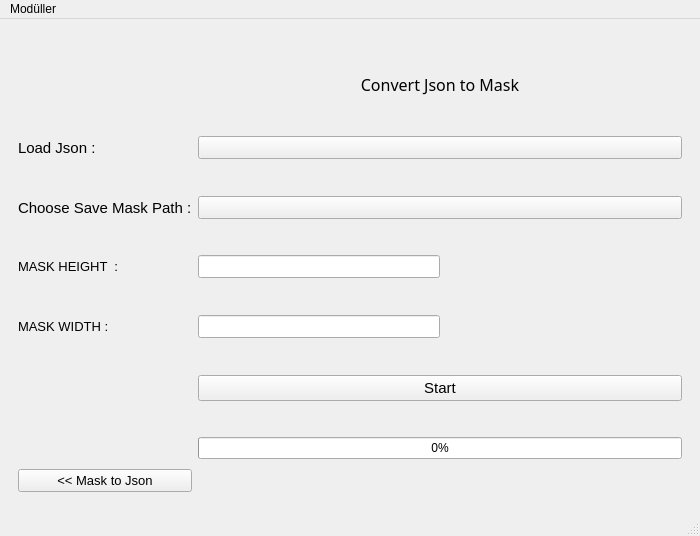
<?xml version="1.0" encoding="UTF-8"?>
<ui version="4.0">
 <class>converter</class>
 <widget class="QMainWindow" name="converter">
  <property name="geometry">
   <rect>
    <x>0</x>
    <y>0</y>
    <width>700</width>
    <height>536</height>
   </rect>
  </property>
  <property name="minimumSize">
   <size>
    <width>700</width>
    <height>500</height>
   </size>
  </property>
  <property name="maximumSize">
   <size>
    <width>700</width>
    <height>536</height>
   </size>
  </property>
  <property name="windowTitle">
   <string>Converter</string>
  </property>
  <widget class="QWidget" name="centralwidget">
   <property name="styleSheet">
    <string notr="true">background-image: url(:/icons/images/background.jpg);</string>
   </property>
   <layout class="QGridLayout" name="gridLayout">
    <item row="0" column="0">
     <widget class="QStackedWidget" name="stackedWidget">
      <property name="currentIndex">
       <number>1</number>
      </property>
      <widget class="QWidget" name="page_3">
       <layout class="QGridLayout" name="gridLayout_3">
        <item row="1" column="0">
         <layout class="QGridLayout" name="gridLayout_2">
          <property name="verticalSpacing">
           <number>0</number>
          </property>
          <item row="0" column="0">
           <spacer name="verticalSpacer_16">
            <property name="orientation">
             <enum>Qt::Vertical</enum>
            </property>
            <property name="sizeHint" stdset="0">
             <size>
              <width>20</width>
              <height>40</height>
             </size>
            </property>
           </spacer>
          </item>
          <item row="8" column="0">
           <spacer name="verticalSpacer_9">
            <property name="orientation">
             <enum>Qt::Vertical</enum>
            </property>
            <property name="sizeHint" stdset="0">
             <size>
              <width>20</width>
              <height>40</height>
             </size>
            </property>
           </spacer>
          </item>
          <item row="10" column="1">
           <layout class="QHBoxLayout" name="horizontalLayout_9"/>
          </item>
          <item row="7" column="0">
           <widget class="QLabel" name="label_2">
            <property name="minimumSize">
             <size>
              <width>200</width>
              <height>0</height>
             </size>
            </property>
            <property name="font">
             <font>
              <pointsize>11</pointsize>
             </font>
            </property>
            <property name="text">
             <string>JSON Path</string>
            </property>
           </widget>
          </item>
          <item row="14" column="1">
           <layout class="QHBoxLayout" name="horizontalLayout_10">
            <property name="topMargin">
             <number>0</number>
            </property>
            <item>
             <widget class="QProgressBar" name="progressBar_2">
              <property name="value">
               <number>0</number>
              </property>
             </widget>
            </item>
           </layout>
          </item>
          <item row="2" column="0">
           <spacer name="verticalSpacer_15">
            <property name="orientation">
             <enum>Qt::Vertical</enum>
            </property>
            <property name="sizeHint" stdset="0">
             <size>
              <width>20</width>
              <height>40</height>
             </size>
            </property>
           </spacer>
          </item>
          <item row="13" column="0">
           <spacer name="verticalSpacer_11">
            <property name="orientation">
             <enum>Qt::Vertical</enum>
            </property>
            <property name="sizeHint" stdset="0">
             <size>
              <width>20</width>
              <height>40</height>
             </size>
            </property>
           </spacer>
          </item>
          <item row="16" column="1">
           <layout class="QHBoxLayout" name="horizontalLayout_6">
            <property name="topMargin">
             <number>0</number>
            </property>
            <property name="rightMargin">
             <number>0</number>
            </property>
            <item>
             <spacer name="horizontalSpacer_3">
              <property name="orientation">
               <enum>Qt::Horizontal</enum>
              </property>
              <property name="sizeType">
               <enum>QSizePolicy::Fixed</enum>
              </property>
              <property name="sizeHint" stdset="0">
               <size>
                <width>250</width>
                <height>20</height>
               </size>
              </property>
             </spacer>
            </item>
            <item>
             <widget class="QPushButton" name="pushButton">
              <property name="font">
               <font>
                <pointsize>10</pointsize>
               </font>
              </property>
              <property name="cursor">
               <cursorShape>PointingHandCursor</cursorShape>
              </property>
              <property name="text">
               <string>JSON to Mask &gt;&gt;</string>
              </property>
             </widget>
            </item>
           </layout>
          </item>
          <item row="5" column="1">
           <layout class="QHBoxLayout" name="horizontalLayout">
            <item>
             <spacer name="horizontalSpacer">
              <property name="orientation">
               <enum>Qt::Horizontal</enum>
              </property>
              <property name="sizeHint" stdset="0">
               <size>
                <width>40</width>
                <height>20</height>
               </size>
              </property>
             </spacer>
            </item>
            <item>
             <widget class="QPushButton" name="Buton_mask">
              <property name="font">
               <font>
                <pointsize>11</pointsize>
               </font>
              </property>
              <property name="cursor">
               <cursorShape>PointingHandCursor</cursorShape>
              </property>
              <property name="text">
               <string>Add</string>
              </property>
             </widget>
            </item>
           </layout>
          </item>
          <item row="12" column="1">
           <widget class="QPushButton" name="Start">
            <property name="font">
             <font>
              <pointsize>11</pointsize>
             </font>
            </property>
            <property name="cursor">
             <cursorShape>PointingHandCursor</cursorShape>
            </property>
            <property name="text">
             <string>Start</string>
            </property>
           </widget>
          </item>
          <item row="15" column="0">
           <spacer name="verticalSpacer_12">
            <property name="orientation">
             <enum>Qt::Vertical</enum>
            </property>
            <property name="sizeHint" stdset="0">
             <size>
              <width>20</width>
              <height>40</height>
             </size>
            </property>
           </spacer>
          </item>
          <item row="3" column="0">
           <widget class="QLabel" name="label">
            <property name="minimumSize">
             <size>
              <width>200</width>
              <height>0</height>
             </size>
            </property>
            <property name="font">
             <font>
              <pointsize>11</pointsize>
             </font>
            </property>
            <property name="text">
             <string>Mask Path</string>
            </property>
           </widget>
          </item>
          <item row="4" column="0">
           <spacer name="verticalSpacer_7">
            <property name="orientation">
             <enum>Qt::Vertical</enum>
            </property>
            <property name="sizeHint" stdset="0">
             <size>
              <width>20</width>
              <height>40</height>
             </size>
            </property>
           </spacer>
          </item>
          <item row="6" column="0">
           <spacer name="verticalSpacer_8">
            <property name="orientation">
             <enum>Qt::Vertical</enum>
            </property>
            <property name="sizeHint" stdset="0">
             <size>
              <width>20</width>
              <height>40</height>
             </size>
            </property>
           </spacer>
          </item>
          <item row="7" column="1">
           <widget class="QLineEdit" name="lineEdit_json">
            <property name="minimumSize">
             <size>
              <width>0</width>
              <height>30</height>
             </size>
            </property>
           </widget>
          </item>
          <item row="9" column="1">
           <layout class="QHBoxLayout" name="horizontalLayout_2">
            <item>
             <spacer name="horizontalSpacer_2">
              <property name="orientation">
               <enum>Qt::Horizontal</enum>
              </property>
              <property name="sizeHint" stdset="0">
               <size>
                <width>40</width>
                <height>20</height>
               </size>
              </property>
             </spacer>
            </item>
            <item>
             <widget class="QPushButton" name="Buton_json">
              <property name="font">
               <font>
                <pointsize>11</pointsize>
               </font>
              </property>
              <property name="cursor">
               <cursorShape>PointingHandCursor</cursorShape>
              </property>
              <property name="text">
               <string>Add</string>
              </property>
             </widget>
            </item>
           </layout>
          </item>
          <item row="11" column="0">
           <spacer name="verticalSpacer_10">
            <property name="orientation">
             <enum>Qt::Vertical</enum>
            </property>
            <property name="sizeHint" stdset="0">
             <size>
              <width>20</width>
              <height>40</height>
             </size>
            </property>
           </spacer>
          </item>
          <item row="3" column="1">
           <widget class="QLineEdit" name="lineEdit_mask">
            <property name="minimumSize">
             <size>
              <width>0</width>
              <height>30</height>
             </size>
            </property>
           </widget>
          </item>
          <item row="1" column="1">
           <layout class="QHBoxLayout" name="horizontalLayout_11">
            <property name="topMargin">
             <number>0</number>
            </property>
            <item>
             <widget class="QLabel" name="label_8">
              <property name="minimumSize">
               <size>
                <width>0</width>
                <height>32</height>
               </size>
              </property>
              <property name="font">
               <font>
                <family>Yu Gothic UI Semibold</family>
                <pointsize>12</pointsize>
               </font>
              </property>
              <property name="text">
               <string>Convert Mask to Json</string>
              </property>
              <property name="alignment">
               <set>Qt::AlignCenter</set>
              </property>
             </widget>
            </item>
           </layout>
          </item>
         </layout>
        </item>
       </layout>
      </widget>
      <widget class="QWidget" name="page_4">
       <layout class="QGridLayout" name="gridLayout_5">
        <item row="0" column="0">
         <layout class="QGridLayout" name="gridLayout_4">
          <item row="11" column="1">
           <widget class="QPushButton" name="pushButton_baslat">
            <property name="font">
             <font>
              <pointsize>11</pointsize>
             </font>
            </property>
            <property name="cursor">
             <cursorShape>PointingHandCursor</cursorShape>
            </property>
            <property name="text">
             <string>Start</string>
            </property>
           </widget>
          </item>
          <item row="2" column="0">
           <spacer name="verticalSpacer_13">
            <property name="orientation">
             <enum>Qt::Vertical</enum>
            </property>
            <property name="sizeHint" stdset="0">
             <size>
              <width>20</width>
              <height>40</height>
             </size>
            </property>
           </spacer>
          </item>
          <item row="7" column="0">
           <widget class="QLabel" name="label_5">
            <property name="font">
             <font>
              <pointsize>10</pointsize>
             </font>
            </property>
            <property name="text">
             <string>MASK HEIGHT  :</string>
            </property>
           </widget>
          </item>
          <item row="5" column="0">
           <widget class="QLabel" name="label_4">
            <property name="font">
             <font>
              <pointsize>11</pointsize>
             </font>
            </property>
            <property name="text">
             <string>Choose Save Mask Path :</string>
            </property>
           </widget>
          </item>
          <item row="8" column="0">
           <spacer name="verticalSpacer_3">
            <property name="orientation">
             <enum>Qt::Vertical</enum>
            </property>
            <property name="sizeHint" stdset="0">
             <size>
              <width>20</width>
              <height>40</height>
             </size>
            </property>
           </spacer>
          </item>
          <item row="9" column="1">
           <layout class="QHBoxLayout" name="horizontalLayout_4">
            <item>
             <widget class="QLineEdit" name="lineEdit_height">
              <property name="font">
               <font>
                <pointsize>10</pointsize>
               </font>
              </property>
              <property name="mouseTracking">
               <bool>true</bool>
              </property>
              <property name="toolTip">
               <string>set mask height</string>
              </property>
              <property name="toolTipDuration">
               <number>-3</number>
              </property>
              <property name="alignment">
               <set>Qt::AlignCenter</set>
              </property>
             </widget>
            </item>
            <item>
             <spacer name="horizontalSpacer_5">
              <property name="orientation">
               <enum>Qt::Horizontal</enum>
              </property>
              <property name="sizeHint" stdset="0">
               <size>
                <width>40</width>
                <height>20</height>
               </size>
              </property>
             </spacer>
            </item>
           </layout>
          </item>
          <item row="14" column="0">
           <widget class="QPushButton" name="pushButton_masktojson">
            <property name="font">
             <font>
              <pointsize>10</pointsize>
             </font>
            </property>
            <property name="cursor">
             <cursorShape>PointingHandCursor</cursorShape>
            </property>
            <property name="text">
             <string>&lt;&lt; Mask to Json</string>
            </property>
           </widget>
          </item>
          <item row="3" column="1">
           <layout class="QHBoxLayout" name="horizontalLayout_5">
            <item>
             <widget class="QPushButton" name="pushButton_loadjson">
              <property name="font">
               <font>
                <pointsize>10</pointsize>
               </font>
              </property>
              <property name="cursor">
               <cursorShape>PointingHandCursor</cursorShape>
              </property>
              <property name="text">
               <string/>
              </property>
             </widget>
            </item>
           </layout>
          </item>
          <item row="6" column="0">
           <spacer name="verticalSpacer_2">
            <property name="orientation">
             <enum>Qt::Vertical</enum>
            </property>
            <property name="sizeHint" stdset="0">
             <size>
              <width>20</width>
              <height>40</height>
             </size>
            </property>
           </spacer>
          </item>
          <item row="9" column="0">
           <widget class="QLabel" name="label_6">
            <property name="font">
             <font>
              <pointsize>10</pointsize>
             </font>
            </property>
            <property name="text">
             <string>MASK WIDTH :</string>
            </property>
           </widget>
          </item>
          <item row="7" column="1">
           <layout class="QHBoxLayout" name="horizontalLayout_3">
            <item>
             <widget class="QLineEdit" name="lineEdit_widht">
              <property name="font">
               <font>
                <pointsize>10</pointsize>
               </font>
              </property>
              <property name="mouseTracking">
               <bool>true</bool>
              </property>
              <property name="toolTip">
               <string>set mask width</string>
              </property>
              <property name="toolTipDuration">
               <number>-3</number>
              </property>
              <property name="statusTip">
               <string/>
              </property>
              <property name="whatsThis">
               <string/>
              </property>
              <property name="accessibleName">
               <string/>
              </property>
              <property name="accessibleDescription">
               <string/>
              </property>
              <property name="text">
               <string/>
              </property>
              <property name="alignment">
               <set>Qt::AlignCenter</set>
              </property>
             </widget>
            </item>
            <item>
             <spacer name="horizontalSpacer_4">
              <property name="orientation">
               <enum>Qt::Horizontal</enum>
              </property>
              <property name="sizeHint" stdset="0">
               <size>
                <width>40</width>
                <height>20</height>
               </size>
              </property>
             </spacer>
            </item>
           </layout>
          </item>
          <item row="5" column="1">
           <layout class="QHBoxLayout" name="horizontalLayout_7">
            <item>
             <widget class="QPushButton" name="pushButton_maskpath">
              <property name="font">
               <font>
                <pointsize>10</pointsize>
               </font>
              </property>
              <property name="cursor">
               <cursorShape>PointingHandCursor</cursorShape>
              </property>
              <property name="text">
               <string/>
              </property>
             </widget>
            </item>
           </layout>
          </item>
          <item row="14" column="1">
           <spacer name="verticalSpacer_5">
            <property name="orientation">
             <enum>Qt::Vertical</enum>
            </property>
            <property name="sizeHint" stdset="0">
             <size>
              <width>20</width>
              <height>40</height>
             </size>
            </property>
           </spacer>
          </item>
          <item row="0" column="0">
           <spacer name="verticalSpacer_14">
            <property name="orientation">
             <enum>Qt::Vertical</enum>
            </property>
            <property name="sizeHint" stdset="0">
             <size>
              <width>20</width>
              <height>40</height>
             </size>
            </property>
           </spacer>
          </item>
          <item row="12" column="1">
           <spacer name="verticalSpacer_6">
            <property name="orientation">
             <enum>Qt::Vertical</enum>
            </property>
            <property name="sizeHint" stdset="0">
             <size>
              <width>20</width>
              <height>40</height>
             </size>
            </property>
           </spacer>
          </item>
          <item row="3" column="0">
           <widget class="QLabel" name="label_3">
            <property name="font">
             <font>
              <pointsize>11</pointsize>
             </font>
            </property>
            <property name="text">
             <string>Load Json :</string>
            </property>
           </widget>
          </item>
          <item row="10" column="0">
           <spacer name="verticalSpacer_4">
            <property name="orientation">
             <enum>Qt::Vertical</enum>
            </property>
            <property name="sizeHint" stdset="0">
             <size>
              <width>20</width>
              <height>40</height>
             </size>
            </property>
           </spacer>
          </item>
          <item row="13" column="1">
           <widget class="QProgressBar" name="progressBar">
            <property name="value">
             <number>0</number>
            </property>
           </widget>
          </item>
          <item row="4" column="0">
           <spacer name="verticalSpacer">
            <property name="orientation">
             <enum>Qt::Vertical</enum>
            </property>
            <property name="sizeHint" stdset="0">
             <size>
              <width>20</width>
              <height>40</height>
             </size>
            </property>
           </spacer>
          </item>
          <item row="1" column="1">
           <layout class="QHBoxLayout" name="horizontalLayout_8">
            <property name="topMargin">
             <number>0</number>
            </property>
            <item>
             <widget class="QLabel" name="label_7">
              <property name="minimumSize">
               <size>
                <width>0</width>
                <height>32</height>
               </size>
              </property>
              <property name="font">
               <font>
                <family>Yu Gothic UI Semibold</family>
                <pointsize>12</pointsize>
               </font>
              </property>
              <property name="text">
               <string>Convert Json to Mask</string>
              </property>
              <property name="alignment">
               <set>Qt::AlignCenter</set>
              </property>
             </widget>
            </item>
           </layout>
          </item>
         </layout>
        </item>
       </layout>
      </widget>
     </widget>
    </item>
   </layout>
  </widget>
  <widget class="QMenuBar" name="menubar">
   <property name="geometry">
    <rect>
     <x>0</x>
     <y>0</y>
     <width>700</width>
     <height>26</height>
    </rect>
   </property>
   <widget class="QMenu" name="menuMod_ller">
    <property name="title">
     <string>Modüller</string>
    </property>
    <addaction name="actionMask_to_JSON"/>
    <addaction name="actionJSON_to_Mask"/>
   </widget>
   <addaction name="menuMod_ller"/>
  </widget>
  <widget class="QStatusBar" name="statusbar"/>
  <action name="actionMask_to_JSON">
   <property name="text">
    <string>Mask to JSON</string>
   </property>
  </action>
  <action name="actionJSON_to_Mask">
   <property name="text">
    <string>JSON to Mask</string>
   </property>
  </action>
 </widget>
 <resources>
  <include location="icon.qrc"/>
 </resources>
 <connections/>
</ui>
